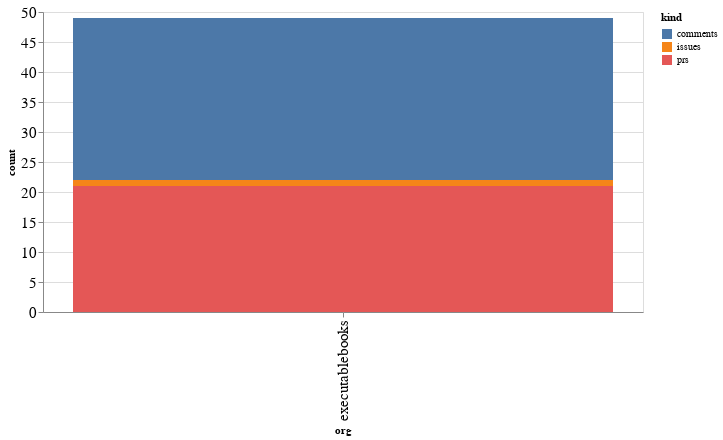

Notebook code cell kept with this figure:
### Code cell
alt.Chart(org_summaries, width=600).mark_bar().encode(
    x='org',
    y='count',
    color='kind',
    tooltip="org"
)

### Figure 1 — Vega-Lite specification as saved in the notebook (floating-point values rounded to 4 significant figures)
{"config": {"axisLeft": {"labelFontSize": 15}, "axisBottom": {"labelFontSize": 15}}, "data": {"name": "data-dfa27ad7c86feb7b295c498057d6ba16"}, "mark": "bar", "encoding": {"color": {"type": "nominal", "field": "kind"}, "tooltip": {"type": "nominal", "field": "org"}, "x": {"type": "nominal", "field": "org"}, "y": {"type": "quantitative", "field": "count"}}, "width": 600, "$schema": "https://vega.github.io/schema/vega-lite/v4.8.1.json", "datasets": {"data-dfa27ad7c86feb7b295c498057d6ba16": [{"org": "executablebooks", "kind": "comments", "count": 27}, {"org": "executablebooks", "kind": "issues", "count": 1}, {"org": "executablebooks", "kind": "prs", "count": 21}]}}
